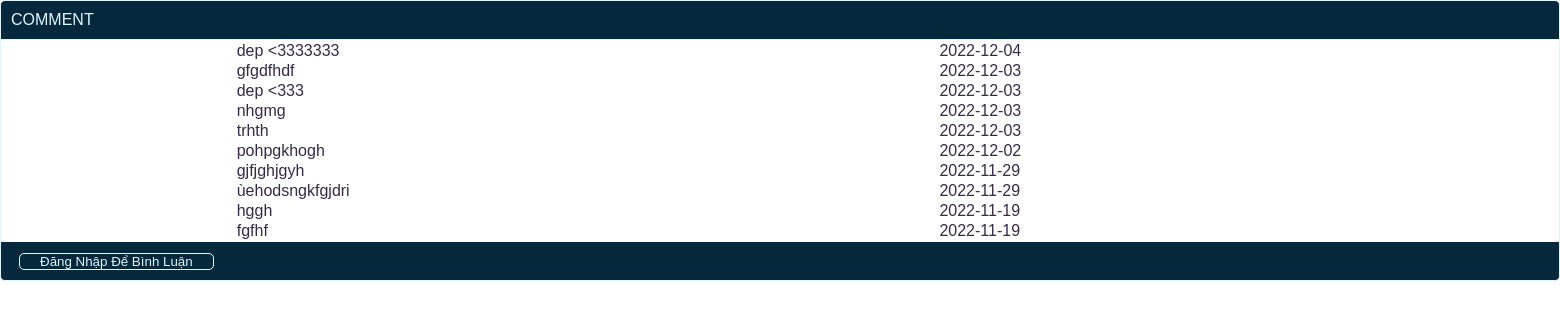
Screenshot of /view_demo/comment/binhluanform.php with the database file from the repository.
### tables this page shows
CREATE TABLE `binhluan` (
  `id_comment` int(11) NOT NULL,
  `noidung` text NOT NULL,
  `id_user` int(11) NOT NULL,
  `ngaybinhluan` date NOT NULL,
  `id_phong` int(11) NOT NULL
);

### model/pdo.php (called while the page is built, shortened)
<?php
function pdo_get_connection(){
    $dburl = "mysql:host=localhost;dbname=khachsan;charset=utf8";
    $user = 'root';
    $password = '';
    $conn = new PDO($dburl, $user, $password);
    $conn->setAttribute(PDO::ATTR_ERRMODE, PDO::ERRMODE_EXCEPTION);
    return $conn;
}
function pdo_query($sql){
    $sql_args = array_slice(func_get_args(), 1);
    try{
        $conn = pdo_get_connection();
        $stmt = $conn->prepare($sql);
        $stmt->execute($sql_args);
        $rows = $stmt->fetchAll();
        return $rows;
    }
    catch(PDOException $e){
        throw $e;
    }
    finally{
        unset($conn);
    }
}

### model/binhluan.php (called while the page is built, shortened)
<?php
    function loadall_binhluan(){
        $query="SELECT * FROM binhluan order by id_comment desc";
        $listbl=pdo_query($query);
        return $listbl;
    }
?>

### view_demo/comment/binhluanform.php (the view, shortened to what this page needs)
<?php
include "../../model/pdo.php";
include "../../model/binhluan.php";
$idpro = $_REQUEST['idpro'];
$dsbl = loadall_binhluan($idpro);
?>
<!DOCTYPE html>
<html lang="en">
<head>
    <link rel="stylesheet" href="../css/style.css">
</head>
<body>
    <div class="row mb">
        <div class="boxtittle">COMMENT</div>
        <div class="boxcontent2 binhluan">
            <table>
                <?php
                foreach ($dsbl as $bl) {
                    extract($bl);
                    echo '<tr><td>' . $noidung . '</td>';
                    echo '<td>' . $ngaybinhluan . '</td></tr>';
                }
                ?>
            </table>
        </div>
        <?php
        if (isset($_SESSION['user'])) {
            extract($_SESSION['user']);
        ?>
            <div class="boxfooter searchbox">
                <form action="<?= $_SERVER['PHP_SELF']; ?>" method="post">
                    <input type="hidden" name="idpro" value="<?= $idpro ?>">
                    <div style="display: flex;">
                        <input type="text" name="noidung" style="background-color: #DFF6FF;width:90%;border:1px solid #DFF6FF;" placeholder="Comment">
                        <input type="submit" name="guibinhluan" value="Send comment" style="border-radius:5px;background-color: #06283D;margin-left:8px;border:1px solid #DFF6FF;color:#DFF6FF;">
                    </div>
                </form>
            </div>
        <?php
        } else {
        ?>
                <div class="boxfooter searchbox">
                <button style="background-color:#06283D;margin-left:8px;border:1px solid #DFF6FF;border-radius:5px;"><a style="padding: 10px 20px;color:#DFF6FF;text-decoration:none;" href="index.php?act=dangnhap">Đăng Nhập Để Bình Luận</a> </button>
                </div>
                <?php } ?>
    </div>
</body>
</html>

### view_demo/css/style.css (style rules this page uses)
* { padding: 0; margin: 0; box-sizing: border-box; font-family: 'Poppins', sans-serif; font-weight: 300; }
.row { float: left; width: 100%; }
.mb { margin-bottom: 20px; }
.boxtittle { background-color: #06283D; border-top-left-radius: 5px; border-top-right-radius: 5px; border: 1px solid #DFF6FF; color: #DFF6FF; padding:10px; }
.boxcontent2 { border-left: 1px solid #DFF6FF; border-right: 1px solid #DFF6FF; }
.boxfooter { background-color: #06283D; border-bottom-left-radius: 5px; border-bottom-right-radius: 5px; border-left: 1px solid #DFF6FF; border-right: 1px solid #DFF6FF; border-bottom: 1px solid #DFF6FF; padding:10px; }

### view_demo/comment/binhluanform.php (style rules this page uses)
.binhluan table { width: 150%; margin-left: 15%; color: #372948; }
.binhluan table td:nth-child(1) { width: 50%; }
.binhluan table td:nth-child(1) { width: 20%; }
.binhluan table td:nth-child(1) { width: 30%; }

### rows the page displays
binhluan: noidung "dep <3333333", ngaybinhluan "2022-12-04"
binhluan: noidung "gfgdfhdf", ngaybinhluan "2022-12-03"
binhluan: noidung "dep <333", ngaybinhluan "2022-12-03"
binhluan: noidung "nhgmg", ngaybinhluan "2022-12-03"
binhluan: noidung "trhth", ngaybinhluan "2022-12-03"
binhluan: noidung "pohpgkhogh", ngaybinhluan "2022-12-02"
binhluan: noidung "gjfjghjgyh", ngaybinhluan "2022-11-29"
binhluan: noidung "ùehodsngkfgjdri", ngaybinhluan "2022-11-29"
binhluan: noidung "hggh", ngaybinhluan "2022-11-19"
binhluan: noidung "fgfhf", ngaybinhluan "2022-11-19"
